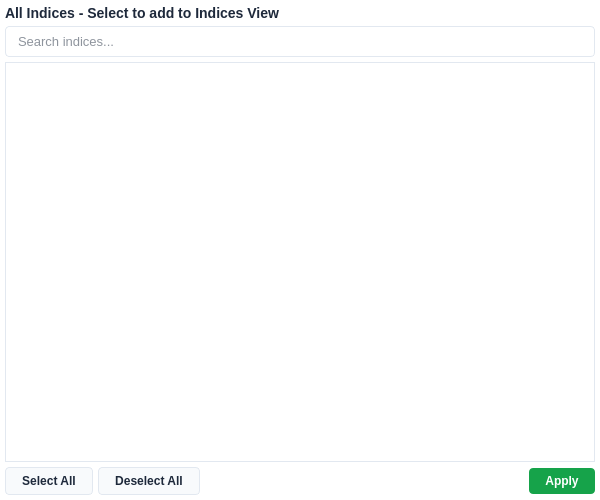
<?xml version="1.0" encoding="UTF-8"?>
<ui version="4.0">
 <class>AllIndicesWindow</class>
 <widget class="QWidget" name="AllIndicesWindow">
  <property name="geometry">
   <rect>
    <x>0</x>
    <y>0</y>
    <width>600</width>
    <height>500</height>
   </rect>
  </property>
  <property name="windowTitle">
   <string>All Indices</string>
  </property>
  <property name="styleSheet">
   <string notr="true">
QWidget {
    background-color: #ffffff;
    color: #1e293b;
    font-family: &quot;Segoe UI&quot;, sans-serif;
}

QLineEdit {
    background-color: #ffffff;
    border: 1px solid #e2e8f0;
    border-radius: 4px;
    padding: 6px 10px;
    color: #1e293b;
    font-size: 13px;
}

QLineEdit:focus {
    border-color: #3b82f6;
}

QTableView {
    background-color: #ffffff;
    border: 1px solid #e2e8f0;
    gridline-color: #f1f5f9;
    color: #1e293b;
    selection-background-color: #dbeafe;
    selection-color: #1e40af;
    alternate-background-color: #f8fafc;
}

QHeaderView::section {
    background-color: #f8fafc;
    color: #475569;
    padding: 5px;
    border: none;
    border-bottom: 2px solid #e2e8f0;
    font-weight: 600;
}

QPushButton {
    padding: 6px 16px;
    border-radius: 4px;
    font-weight: 500;
    border: 1px solid #e2e8f0;
    background-color: #f8fafc;
    color: #1e293b;
}

QPushButton:hover {
    background-color: #e2e8f0;
}

QPushButton#applyBtn {
    background-color: #16a34a;
    color: #ffffff;
    border: none;
    font-weight: 600;
}

QPushButton#applyBtn:hover {
    background-color: #15803d;
}

QLabel#titleLabel {
    font-size: 14px;
    font-weight: bold;
    color: #1e293b;
}
   </string>
  </property>
  <layout class="QVBoxLayout" name="mainLayout">
   <property name="spacing">
    <number>5</number>
   </property>
   <property name="leftMargin">
    <number>5</number>
   </property>
   <property name="topMargin">
    <number>5</number>
   </property>
   <property name="rightMargin">
    <number>5</number>
   </property>
   <property name="bottomMargin">
    <number>5</number>
   </property>
   <item>
    <widget class="QLabel" name="titleLabel">
     <property name="text">
      <string>All Indices - Select to add to Indices View</string>
     </property>
    </widget>
   </item>
   <item>
    <widget class="QLineEdit" name="searchBox">
     <property name="placeholderText">
      <string>Search indices...</string>
     </property>
    </widget>
   </item>
   <item>
    <widget class="QTableView" name="tableView">
     <property name="sortingEnabled">
      <bool>true</bool>
     </property>
     <property name="selectionMode">
      <enum>QAbstractItemView::SingleSelection</enum>
     </property>
     <property name="selectionBehavior">
      <enum>QAbstractItemView::SelectRows</enum>
     </property>
     <property name="alternatingRowColors">
      <bool>true</bool>
     </property>
    </widget>
   </item>
   <item>
    <layout class="QHBoxLayout" name="buttonLayout">
     <item>
      <widget class="QPushButton" name="selectAllBtn">
       <property name="text">
        <string>Select All</string>
       </property>
      </widget>
     </item>
     <item>
      <widget class="QPushButton" name="deselectAllBtn">
       <property name="text">
        <string>Deselect All</string>
       </property>
      </widget>
     </item>
     <item>
      <spacer name="horizontalSpacer">
       <property name="orientation">
        <enum>Qt::Horizontal</enum>
       </property>
       <property name="sizeHint" stdset="0">
        <size>
         <width>40</width>
         <height>20</height>
        </size>
       </property>
      </spacer>
     </item>
     <item>
      <widget class="QPushButton" name="applyBtn">
       <property name="text">
        <string>Apply</string>
       </property>
       <property name="default">
        <bool>true</bool>
       </property>
      </widget>
     </item>
    </layout>
   </item>
  </layout>
 </widget>
 <resources/>
 <connections/>
</ui>
